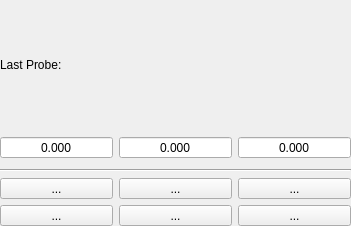
<?xml version="1.0" encoding="UTF-8"?>
<ui version="4.0">
 <class>CoordinateSystem</class>
 <widget class="QWidget" name="ProbePoint">
  <property name="geometry">
   <rect>
    <x>0</x>
    <y>0</y>
    <width>351</width>
    <height>226</height>
   </rect>
  </property>
  <property name="windowTitle">
   <string>Form</string>
  </property>
  <layout class="QVBoxLayout" name="verticalLayout">
   <property name="leftMargin">
    <number>0</number>
   </property>
   <property name="topMargin">
    <number>0</number>
   </property>
   <property name="rightMargin">
    <number>0</number>
   </property>
   <property name="bottomMargin">
    <number>0</number>
   </property>
   <item>
    <layout class="QVBoxLayout" name="verticalLayout_4">
     <property name="bottomMargin">
      <number>4</number>
     </property>
     <item>
      <layout class="QHBoxLayout" name="horizontalLayout_9">
       <item>
        <widget class="QLabel" name="lblOffsets">
         <property name="text">
          <string>Last Probe:</string>
         </property>
        </widget>
       </item>
      </layout>
     </item>
     <item>
      <layout class="QHBoxLayout" name="horizontalLayout">
       <property name="spacing">
        <number>6</number>
       </property>
       <item>
        <widget class="QDoubleSpinBox" name="txtProbeX">
         <property name="sizePolicy">
          <sizepolicy hsizetype="Expanding" vsizetype="Fixed">
           <horstretch>0</horstretch>
           <verstretch>0</verstretch>
          </sizepolicy>
         </property>
         <property name="toolTip">
          <string>X</string>
         </property>
         <property name="locale">
          <locale language="C" country="AnyCountry"/>
         </property>
         <property name="alignment">
          <set>Qt::AlignCenter</set>
         </property>
         <property name="readOnly">
          <bool>true</bool>
         </property>
         <property name="buttonSymbols">
          <enum>QAbstractSpinBox::NoButtons</enum>
         </property>
         <property name="decimals">
          <number>3</number>
         </property>
         <property name="minimum">
          <double>-9999.000000000000000</double>
         </property>
         <property name="maximum">
          <double>9999.000000000000000</double>
         </property>
         <property name="value">
          <double>0.000000000000000</double>
         </property>
        </widget>
       </item>
       <item>
        <widget class="QDoubleSpinBox" name="txtProbeY">
         <property name="sizePolicy">
          <sizepolicy hsizetype="Expanding" vsizetype="Fixed">
           <horstretch>0</horstretch>
           <verstretch>0</verstretch>
          </sizepolicy>
         </property>
         <property name="toolTip">
          <string>Y</string>
         </property>
         <property name="locale">
          <locale language="C" country="AnyCountry"/>
         </property>
         <property name="alignment">
          <set>Qt::AlignCenter</set>
         </property>
         <property name="readOnly">
          <bool>true</bool>
         </property>
         <property name="buttonSymbols">
          <enum>QAbstractSpinBox::NoButtons</enum>
         </property>
         <property name="decimals">
          <number>3</number>
         </property>
         <property name="minimum">
          <double>-9999.000000000000000</double>
         </property>
         <property name="maximum">
          <double>9999.000000000000000</double>
         </property>
         <property name="value">
          <double>0.000000000000000</double>
         </property>
        </widget>
       </item>
       <item>
        <widget class="QDoubleSpinBox" name="txtProbeZ">
         <property name="sizePolicy">
          <sizepolicy hsizetype="Expanding" vsizetype="Fixed">
           <horstretch>0</horstretch>
           <verstretch>0</verstretch>
          </sizepolicy>
         </property>
         <property name="toolTip">
          <string>Z</string>
         </property>
         <property name="locale">
          <locale language="C" country="AnyCountry"/>
         </property>
         <property name="alignment">
          <set>Qt::AlignCenter</set>
         </property>
         <property name="readOnly">
          <bool>true</bool>
         </property>
         <property name="buttonSymbols">
          <enum>QAbstractSpinBox::NoButtons</enum>
         </property>
         <property name="decimals">
          <number>3</number>
         </property>
         <property name="minimum">
          <double>-9999.000000000000000</double>
         </property>
         <property name="maximum">
          <double>9999.000000000000000</double>
         </property>
         <property name="value">
          <double>0.000000000000000</double>
         </property>
        </widget>
       </item>
      </layout>
     </item>
    </layout>
   </item>
   <item>
    <widget class="Line" name="line">
     <property name="sizePolicy">
      <sizepolicy hsizetype="Expanding" vsizetype="Fixed">
       <horstretch>0</horstretch>
       <verstretch>0</verstretch>
      </sizepolicy>
     </property>
     <property name="orientation">
      <enum>Qt::Horizontal</enum>
     </property>
    </widget>
   </item>
   <item>
    <layout class="QGridLayout" name="gridLayout_2">
     <item row="0" column="0">
      <widget class="StyledToolButton" name="cmdProbeXP">
       <property name="sizePolicy">
        <sizepolicy hsizetype="Expanding" vsizetype="Fixed">
         <horstretch>0</horstretch>
         <verstretch>0</verstretch>
        </sizepolicy>
       </property>
       <property name="toolTip">
        <string>Probe X in positive direction at current position</string>
       </property>
       <property name="text">
        <string>...</string>
       </property>
       <property name="icon">
        <iconset>
         <normaloff>images/x0_1.png</normaloff>images/x0_1.png</iconset>
       </property>
       <property name="iconSize">
        <size>
         <width>48</width>
         <height>48</height>
        </size>
       </property>
       <property name="checkable">
        <bool>true</bool>
       </property>
       <property name="autoExclusive">
        <bool>true</bool>
       </property>
       <property name="adjustSize" stdset="0">
        <bool>true</bool>
       </property>
      </widget>
     </item>
     <item row="0" column="1">
      <widget class="StyledToolButton" name="cmdProbeYP">
       <property name="sizePolicy">
        <sizepolicy hsizetype="Expanding" vsizetype="Fixed">
         <horstretch>0</horstretch>
         <verstretch>0</verstretch>
        </sizepolicy>
       </property>
       <property name="toolTip">
        <string>Probe Y in positive direction at current position</string>
       </property>
       <property name="text">
        <string>...</string>
       </property>
       <property name="icon">
        <iconset>
         <normaloff>images/y0_1.png</normaloff>images/y0_1.png</iconset>
       </property>
       <property name="iconSize">
        <size>
         <width>48</width>
         <height>48</height>
        </size>
       </property>
       <property name="checkable">
        <bool>true</bool>
       </property>
       <property name="autoExclusive">
        <bool>true</bool>
       </property>
       <property name="adjustSize" stdset="0">
        <bool>true</bool>
       </property>
      </widget>
     </item>
     <item row="0" column="2">
      <widget class="StyledToolButton" name="cmdProbeZ">
       <property name="sizePolicy">
        <sizepolicy hsizetype="Expanding" vsizetype="Fixed">
         <horstretch>0</horstretch>
         <verstretch>0</verstretch>
        </sizepolicy>
       </property>
       <property name="toolTip">
        <string>Probe Z at current position</string>
       </property>
       <property name="text">
        <string>...</string>
       </property>
       <property name="icon">
        <iconset>
         <normaloff>images/z0_2.png</normaloff>images/z0_2.png</iconset>
       </property>
       <property name="iconSize">
        <size>
         <width>48</width>
         <height>48</height>
        </size>
       </property>
       <property name="checkable">
        <bool>true</bool>
       </property>
       <property name="autoExclusive">
        <bool>true</bool>
       </property>
       <property name="adjustSize" stdset="0">
        <bool>true</bool>
       </property>
      </widget>
     </item>
     <item row="1" column="0">
      <widget class="StyledToolButton" name="cmdProbeXN">
       <property name="sizePolicy">
        <sizepolicy hsizetype="Expanding" vsizetype="Fixed">
         <horstretch>0</horstretch>
         <verstretch>0</verstretch>
        </sizepolicy>
       </property>
       <property name="toolTip">
        <string>Probe X in negative direction at current position</string>
       </property>
       <property name="text">
        <string>...</string>
       </property>
       <property name="icon">
        <iconset>
         <normaloff>images/x0_2.png</normaloff>images/x0_2.png</iconset>
       </property>
       <property name="iconSize">
        <size>
         <width>48</width>
         <height>48</height>
        </size>
       </property>
       <property name="checkable">
        <bool>true</bool>
       </property>
       <property name="autoExclusive">
        <bool>true</bool>
       </property>
       <property name="adjustSize" stdset="0">
        <bool>true</bool>
       </property>
      </widget>
     </item>
     <item row="1" column="1">
      <widget class="StyledToolButton" name="cmdProbeYN">
       <property name="sizePolicy">
        <sizepolicy hsizetype="Expanding" vsizetype="Fixed">
         <horstretch>0</horstretch>
         <verstretch>0</verstretch>
        </sizepolicy>
       </property>
       <property name="toolTip">
        <string>Probe Y in negative direction at current position</string>
       </property>
       <property name="text">
        <string>...</string>
       </property>
       <property name="icon">
        <iconset>
         <normaloff>images/y0_2.png</normaloff>images/y0_2.png</iconset>
       </property>
       <property name="iconSize">
        <size>
         <width>48</width>
         <height>48</height>
        </size>
       </property>
       <property name="checkable">
        <bool>true</bool>
       </property>
       <property name="autoExclusive">
        <bool>true</bool>
       </property>
       <property name="adjustSize" stdset="0">
        <bool>true</bool>
       </property>
      </widget>
     </item>
     <item row="1" column="2">
      <widget class="StyledToolButton" name="cmdProbeTool">
       <property name="sizePolicy">
        <sizepolicy hsizetype="Expanding" vsizetype="Fixed">
         <horstretch>0</horstretch>
         <verstretch>0</verstretch>
        </sizepolicy>
       </property>
       <property name="toolTip">
        <string>Probe Tool length offset</string>
       </property>
       <property name="text">
        <string>...</string>
       </property>
       <property name="icon">
        <iconset>
         <normaloff>images/tool.png</normaloff>images/tool.png</iconset>
       </property>
       <property name="iconSize">
        <size>
         <width>48</width>
         <height>48</height>
        </size>
       </property>
       <property name="checkable">
        <bool>true</bool>
       </property>
       <property name="autoExclusive">
        <bool>true</bool>
       </property>
       <property name="adjustSize" stdset="0">
        <bool>true</bool>
       </property>
      </widget>
     </item>

    </layout>
   </item>
  </layout>
 </widget>
 <customwidgets>
  <customwidget>
   <class>StyledToolButton</class>
   <extends>QToolButton</extends>
   <header>styledtoolbutton.h</header>
  </customwidget>
 </customwidgets>
 <resources/>
 <connections/>
</ui>
